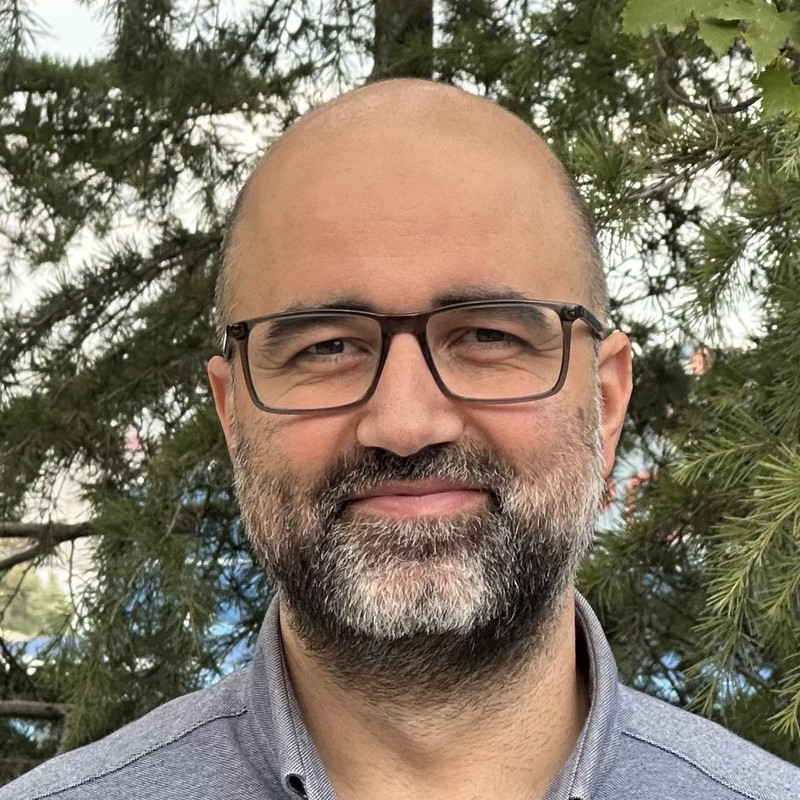
#> input picture images/raufenc.jpeg, 800 x 800 px
$ python gorsel-boyutla.py
#> lines starting #> are read from the running program, lines starting #| are printed output that depends on the picture
#!/usr/local/bin/python3
"""Ana sayfa ve vitrin görsellerinin boyutlandırılmış WebP/AVIF sürümlerini üretir.

Kullanım (depo kökünde):  /usr/local/bin/python3 scripts/gorsel-boyutla.py
Pillow 11+ (WebP + AVIF desteğiyle) gerekir. Kaynak dosyalara dokunulmaz; her
kaynağın yanına <ad>-<genişlik>.avif / .webp yazılır. Yeniden çalıştırmak güvenlidir.
"""
import os
import sys
from PIL import Image

KOK = os.path.dirname(os.path.dirname(os.path.abspath(__file__)))

# kaynak → üretilecek genişlikler (px). Genişlikler görüntülenme boyutunun 1x ve 2x'i.
HEDEFLER = {
    'images/raufenc.jpeg': [256, 512],
    'images/noroterbiye.webp': [240, 480],
    'images/vitrin/noroterbiye.webp': [360, 720],
    'images/vitrin/cihan-serisi.webp': [480, 960],
    'images/vitrin/video/ai-poster.jpg': [480, 960],
    'images/vitrin/video/dil-poster.jpg': [480, 960],
    'images/vitrin/video/sinif-poster.jpg': [480, 960],
    'images/vitrin/video/tarih-poster.jpg': [480, 960],
    'images/vitrin/video/dusunce-poster.jpg': [360, 720],
    'images/vitrin/video/peygamberim-poster.jpg': [360, 720],
}

# Ek JPEG'ler: paylaşım önizlemesi (OG) ve <picture> yedekleri.
JPEGLER = {
    'images/og-image.png': ('images/og-image.jpg', 1200),
    'images/raufenc.jpeg': ('images/raufenc-512.jpg', 512),
}

# Paylaşım önizlemesi için 1200x630'a ortadan kırpılan görseller (vitrin OG)
OG_KIRP = {
    'images/vitrin/cihan-serisi.webp': 'images/vitrin/cihan-serisi-og.jpg',
}

WEBP_KALITE = 78
AVIF_KALITE = 55


def kucult(im, genislik):
    if im.width <= genislik:
        return im.copy()
    yukseklik = round(im.height * genislik / im.width)
    return im.resize((genislik, yukseklik), Image.LANCZOS)


def yaz(yol, boyut_once):
    boyut = os.path.getsize(yol)
    print(f'  {os.path.relpath(yol, KOK)}  {boyut // 1024} KB  (kaynak {boyut_once // 1024} KB)')


def main():
    for kaynak, genislikler in HEDEFLER.items():
        yol = os.path.join(KOK, kaynak)
        if not os.path.exists(yol):
            sys.exit(f'Bulunamadı: {kaynak}')
        once = os.path.getsize(yol)
        im = Image.open(yol).convert('RGB')
#> im is the input picture: PIL image 800x800 RGB; mean R, G, B 130.1, 118.2, 99.6
        govde, _ = os.path.splitext(yol)
        print(kaynak, im.size)
#| images/raufenc.jpeg (800, 800)
        for g in genislikler:
            k = kucult(im, g)
            hedef = f'{govde}-{g}'
            k.save(hedef + '.webp', 'WEBP', quality=WEBP_KALITE, method=6)
            yaz(hedef + '.webp', once)
            k.save(hedef + '.avif', 'AVIF', quality=AVIF_KALITE, speed=4)
            yaz(hedef + '.avif', once)
#> this loop made 1 pass
#> pass 1, in main, `k = kucult(im, g)`:
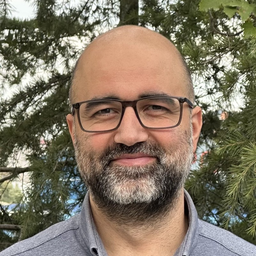
#> k: PIL image 256x256 RGB; mean R, G, B 130.1, 118.2, 99.6

    for kaynak, (hedef, g) in JPEGLER.items():
        yol = os.path.join(KOK, kaynak)
        once = os.path.getsize(yol)
        im = kucult(Image.open(yol).convert('RGB'), g)
        cikis = os.path.join(KOK, hedef)
        im.save(cikis, 'JPEG', quality=84, optimize=True, progressive=True)
        print(kaynak, '→', hedef)
        yaz(cikis, once)


def og_kirp():
    for kaynak, hedef in OG_KIRP.items():
        yol = os.path.join(KOK, kaynak)
        im = Image.open(yol).convert('RGB')
        oran = 1200 / 630
        if im.width / im.height > oran:
            g = round(im.height * oran)
            im = im.crop(((im.width - g) // 2, 0, (im.width - g) // 2 + g, im.height))
        else:
            y = round(im.width / oran)
            im = im.crop((0, (im.height - y) // 2, im.width, (im.height - y) // 2 + y))
        im = im.resize((1200, 630), Image.LANCZOS)
        cikis = os.path.join(KOK, hedef)
        im.save(cikis, 'JPEG', quality=84, optimize=True, progressive=True)
        print(kaynak, '→', hedef)
        yaz(cikis, os.path.getsize(yol))


if __name__ == '__main__':
#> (the run stopped early here; a loop or call above may not have finished)

$ run again, with 7-sinif-sesli-macera/images/B02_K023.jpg copied over images/raufenc.jpeg
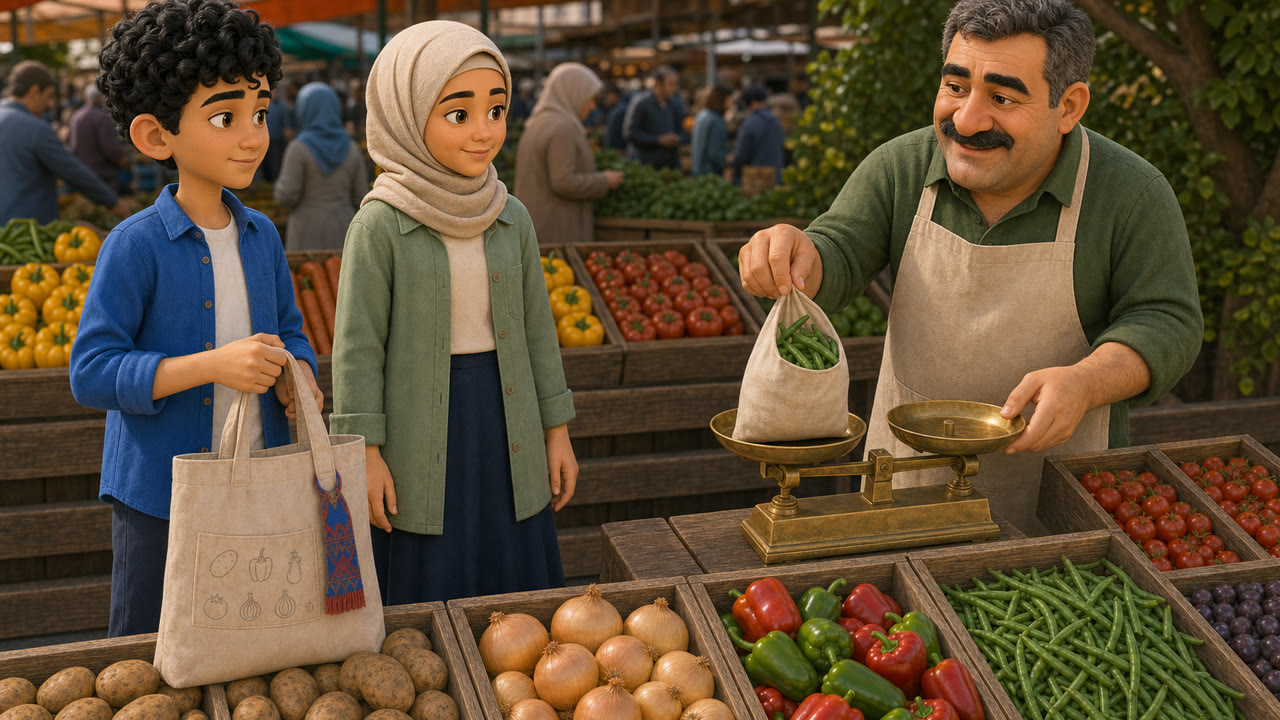
#> input picture 7-sinif-sesli-macera/images/B02_K023.jpg, 1280 x 720 px
#> in main, im is the input picture: PIL image 1280x720 RGB; mean R, G, B 96.6, 78.3, 54.1
#| images/raufenc.jpeg (1280, 720)
#> the loop in main, `for g in genislikler:` made 1 pass
#> pass 1, in main, `k = kucult(im, g)`:
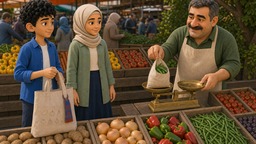
#> k: PIL image 256x144 RGB; mean R, G, B 96.6, 78.3, 54.1

$ run again, with 7-sinif-sesli-macera/images/B02_K026.jpg copied over images/raufenc.jpeg
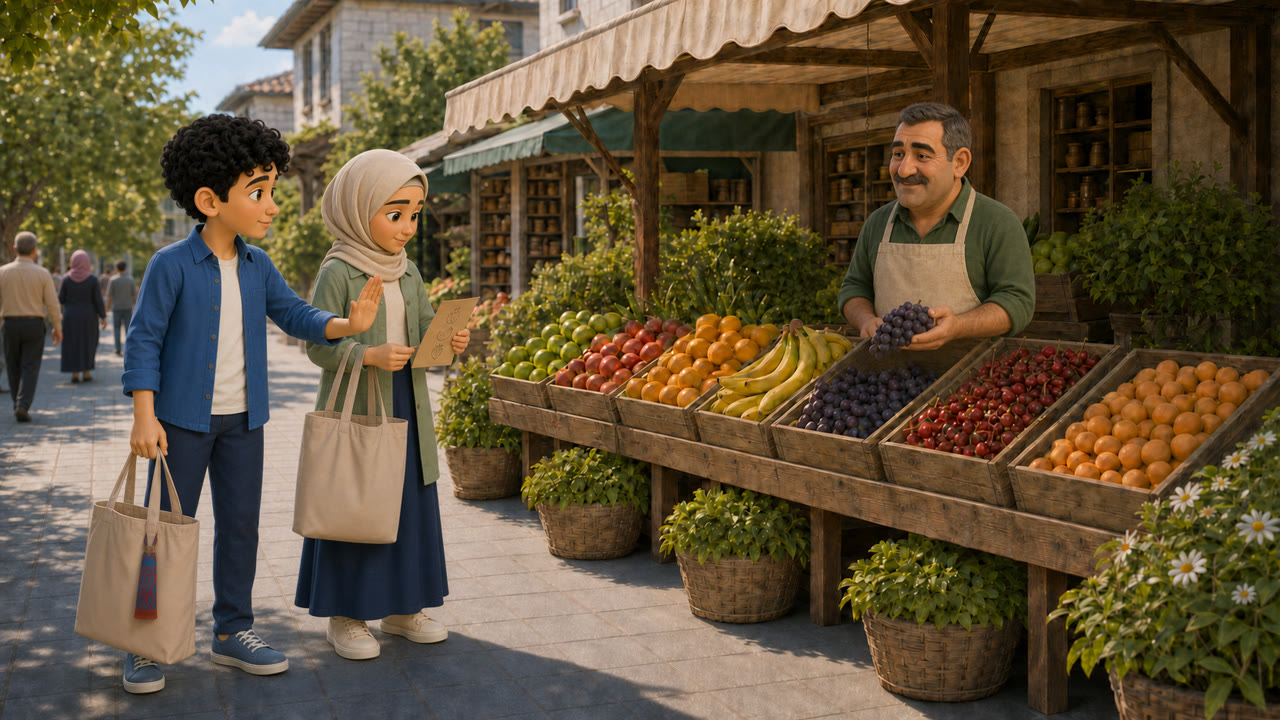
#> input picture 7-sinif-sesli-macera/images/B02_K026.jpg, 1280 x 720 px
#> in main, im is the input picture: PIL image 1280x720 RGB; mean R, G, B 98.7, 83.5, 59.6
#| images/raufenc.jpeg (1280, 720)
#> the loop in main, `for g in genislikler:` made 1 pass
#> pass 1, in main, `k = kucult(im, g)`:
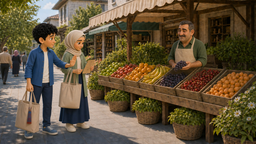
#> k: PIL image 256x144 RGB; mean R, G, B 98.7, 83.5, 59.6
